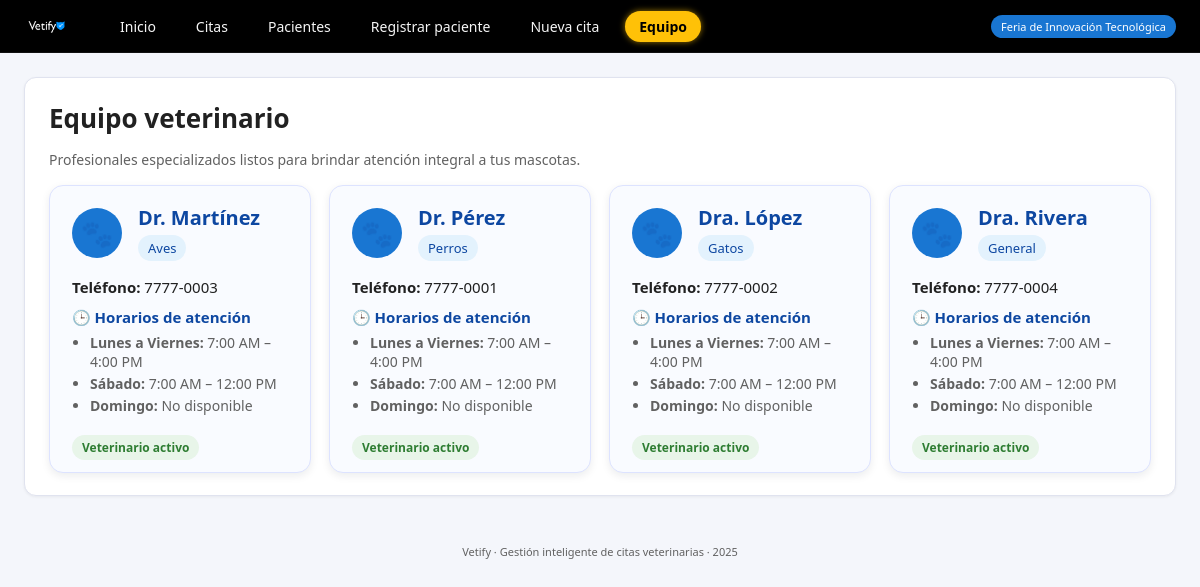
/vets, run on the app's committed database.
### tables this page shows
CREATE TABLE veterinarios (
        id INTEGER PRIMARY KEY AUTOINCREMENT,
        nombre TEXT NOT NULL,
        especialidad TEXT NOT NULL,
        telefono TEXT NOT NULL
    );

### app.py (the view)
@app.route("/vets")
def vets():
    veterinarios = listar_veterinarios()
    return render_template("vets.html", veterinarios=veterinarios)

### db.py (called while the page is built)
def get_connection():
    conn = sqlite3.connect(DB_NAME)
    conn.row_factory = sqlite3.Row  # acceder por nombre de columna
    return conn

### services.py (called while the page is built)
def listar_veterinarios():
    conn = get_connection()
    cur = conn.cursor()
    cur.execute("""
        SELECT id, nombre, especialidad, telefono
        FROM veterinarios
        ORDER BY nombre;
    """)
    filas = cur.fetchall()
    conn.close()
    return filas

### templates/vets.html (shortened to what this page needs)
{% extends "base.html" %}
{% block content %}
<div class="card vets-page">
    <h1>Equipo veterinario</h1>
    <p class="form-sub">
        Profesionales especializados listos para brindar atención integral a tus mascotas.
    </p>
    {% if veterinarios %}
    <div class="vets-grid">
        {% for v in veterinarios %}
        <article class="vet-card">
            <header class="vet-header">
                <div class="vet-avatar">🐾</div>
                <div>
                    <h2 class="vet-name">{{ v['nombre'] }}</h2>
                    <span class="vet-specialty">{{ v['especialidad'] }}</span>
                </div>
            </header>
            <div class="vet-body">
                <p class="vet-info"><strong>Teléfono:</strong> {{ v['telefono'] }}</p>
                <div class="vet-schedule">
                    <h4>🕒 Horarios de atención</h4>
                    <ul>
                        <li><strong>Lunes a Viernes:</strong> 7:00 AM – 4:00 PM</li>
                        <li><strong>Sábado:</strong> 7:00 AM – 12:00 PM</li>
                        <li><strong>Domingo:</strong> No disponible</li>
                    </ul>
                </div>
            </div>
            <footer class="vet-footer">
                <span class="vet-chip">Veterinario activo</span>
            </footer>
        </article>
        {% endfor %}
    </div>
    {% else %}
    <p>No hay veterinarios registrados.</p>
    {% endif %}
</div>
{% endblock %}

### static/css/styles.css (style rules this page uses)
:root { --primary: #1976D2; --primary-dark: #0D47A1; --accent: #FFC107; --bg: #F4F6FB; --card-bg: #FFFFFF; --text-main: #212121; --text-soft: #616161; --border-soft: #E0E3EF; --danger: #C62828; --warning: #F9A825; --success: #2E7D32; }
* { box-sizing: border-box; font-family: "Segoe UI", system-ui, sans-serif; }
body { margin: 0; background: var(--bg); color: var(--text-main); font-size: 15px; }
.card { background: var(--card-bg); border-radius: 12px; border: 1px solid var(--border-soft); padding: 22px 24px; box-shadow: 0 1px 3px rgba(15, 23, 42, 0.06); }
.form-sub { font-size: 14px; color: var(--text-soft); margin-bottom: 16px; }
.vets-page h1 { margin-top: 0; margin-bottom: 10px; font-size: 26px; }
.vets-grid { display: grid; grid-template-columns: repeat(auto-fit, minmax(260px, 1fr)); gap: 18px; margin-top: 14px; }
.vet-card { background: #F9FBFF; border-radius: 14px; border: 1px solid #DDE3FF; padding: 18px 22px 16px; box-shadow: 0 3px 8px rgba(15, 23, 42, 0.08); display: flex; flex-direction: column; gap: 10px; transition: transform 0.15s ease, box-shadow 0.15s ease; }
.vet-header { display: flex; align-items: center; gap: 16px; }
.vet-avatar { width: 50px; height: 50px; border-radius: 50%; background: #1976D2; color: #FFFFFF; display: flex; align-items: center; justify-content: center; font-size: 26px; }
.vet-name { margin: 0; font-size: 20px; font-weight: 700; color: var(--primary-dark); }
.vet-specialty { display: inline-block; margin-top: 4px; font-size: 13px; background: #E3F2FD; color: var(--primary-dark); padding: 4px 10px; border-radius: 999px; font-weight: 500; }
.vet-body { margin-top: 6px; font-size: 15px; color: var(--text-main); }
.vet-info { margin: 0 0 6px 0; font-size: 15px; }
.vet-schedule h4 { margin: 10px 0 6px; font-size: 15px; font-weight: 600; color: var(--primary-dark); }
.vet-schedule ul { padding-left: 18px; margin: 0; }
.vet-schedule li { font-size: 14px; margin-bottom: 3px; color: var(--text-soft); }
.vet-footer { margin-top: 8px; }
.vet-chip { font-size: 12px; padding: 4px 10px; border-radius: 999px; background: #E8F5E9; color: var(--success); font-weight: 600; }

### data on the page
veterinarios: nombre "Dr. Martínez", especialidad "Aves", telefono "7777-0003"
veterinarios: nombre "Dr. Pérez", especialidad "Perros", telefono "7777-0001"
veterinarios: nombre "Dra. López", especialidad "Gatos", telefono "7777-0002"
veterinarios: nombre "Dra. Rivera", especialidad "General", telefono "7777-0004"
